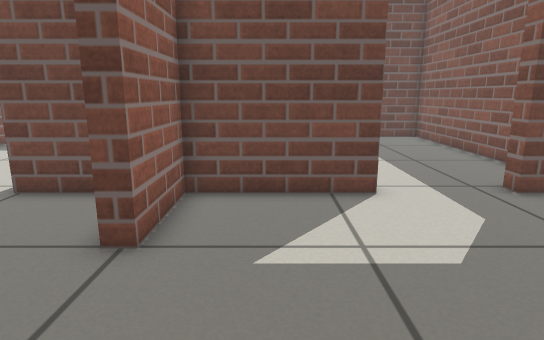
View 1 (above)

16 first-person views from a walk through a robot-simulator world made for Gazebo. The camera is 0.62 m above the floor, tilts 12° down and sees 75° across. The floor is counted in squares, 0.25 m on a side. Each view is taken from the middle of a square. On the plan, view 1 faces up. The plan holds only what a view shows up to about 20 squares ahead; the rest is blank.

View 2
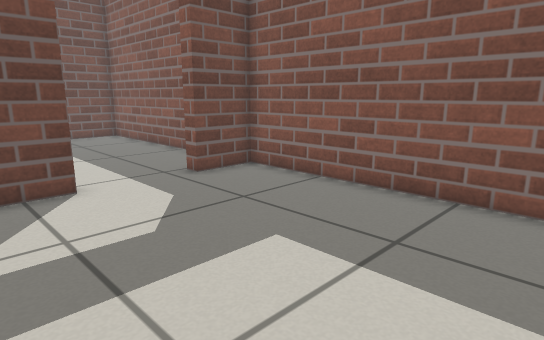

View 3
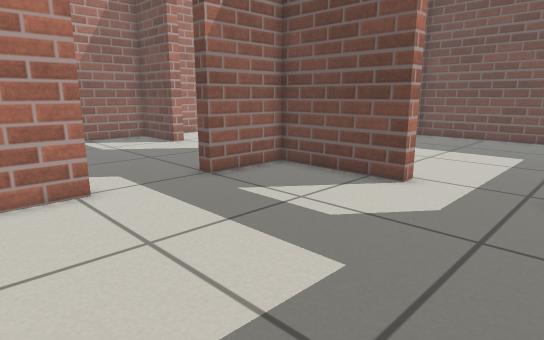

View 4
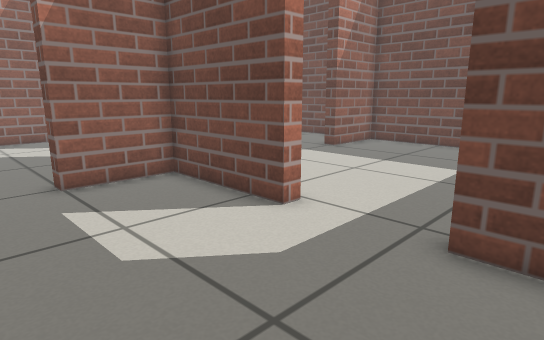

View 5
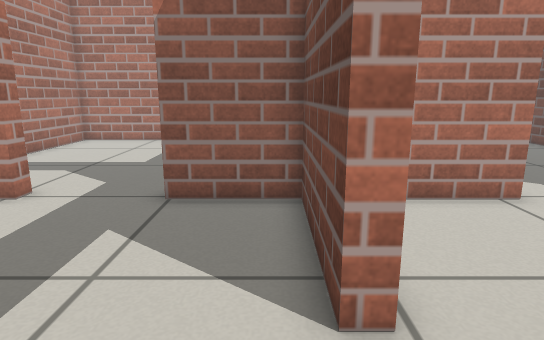

View 6
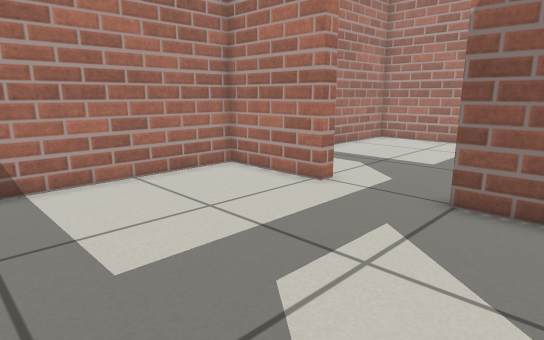

View 7
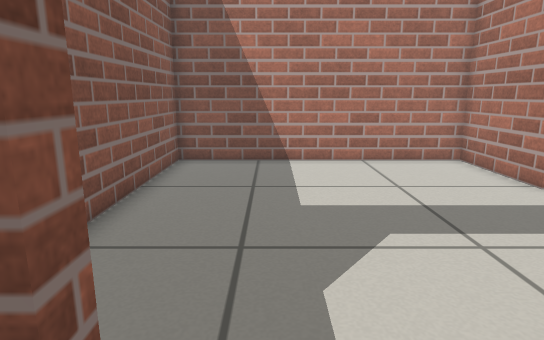

View 8
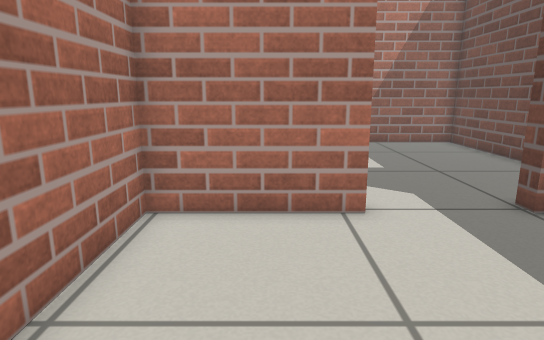

View 9
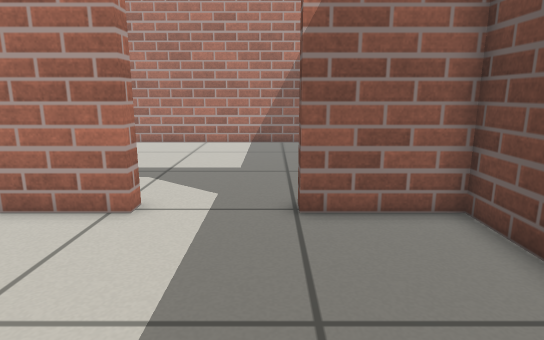

View 10
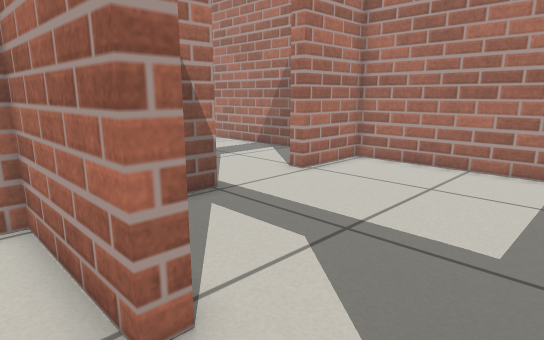

View 11
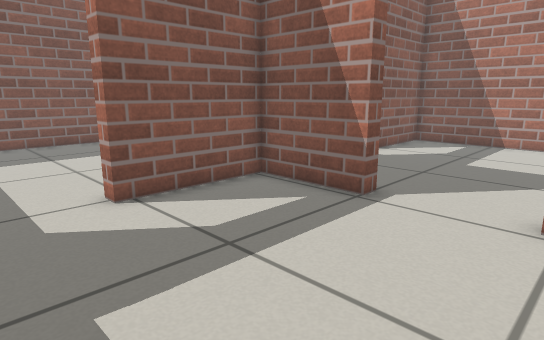

View 12
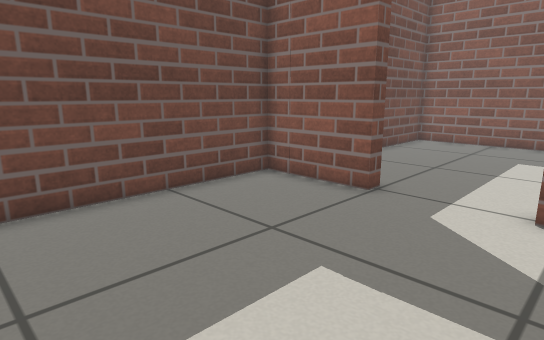

View 13
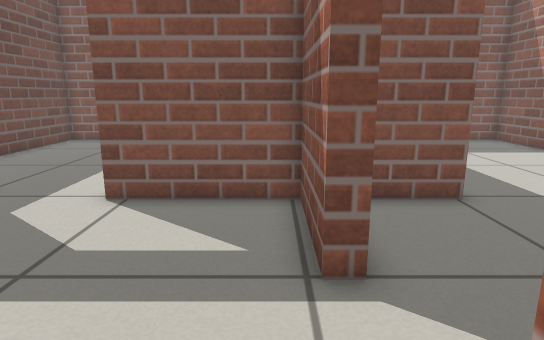

View 14
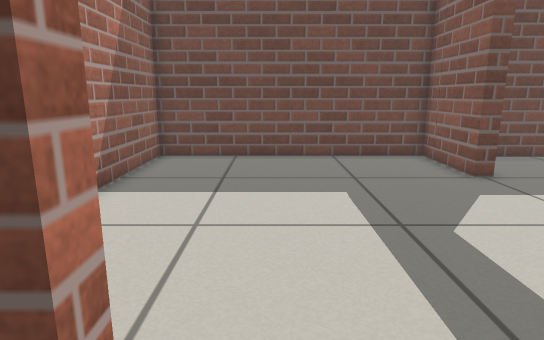

View 15
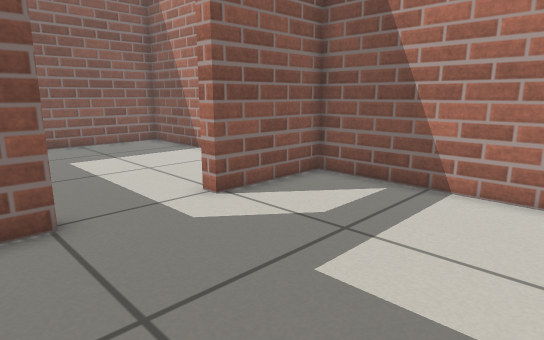

View 16
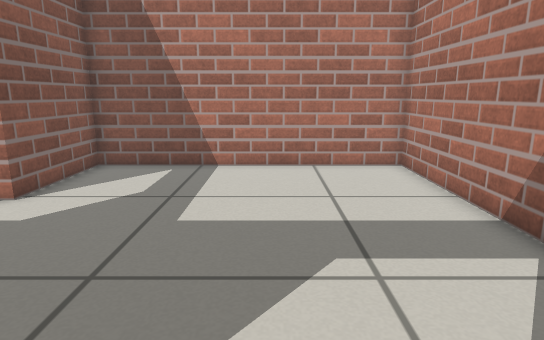

### Floor plan
Ten units are one square. View 1 is at (0, 0); x grows to the right and y downward. Boxes are objects, and circles mark ways between rooms. Rooms are numbered by the first view taken in them; rooms with no view inside come last. Other rooms are left out.
<svg viewBox="-141 -219 232 248">
<path fill="none" stroke="#000" d="M-22 -18 -22 24 86 24 86 -87 63 -87M27 -87 -22 -87 -22 -54M-22 -140 -22 -93 20 -93M86 -102 86 -211 -22 -211 -22 -176M-28 -176 -28 -214 -136 -214 -136 -93 -102 -93M-66 -93 -28 -93 -28 -140M-102 -87 -125 -87M-28 -54 -28 -76M-136 -79 -136 24 -28 24 -28 -18M-45 -87 -66 -87"/>
<circle cx="45" cy="-90" r="3" fill="#2a7"/>
<circle cx="-25" cy="-35" r="3" fill="#2a7"/>
<circle cx="-25" cy="-155" r="3" fill="#2a7"/>
<circle cx="-85" cy="-90" r="3" fill="#2a7"/>
<text x="30" y="-30">1</text>
<text x="30" y="-150">2</text>
<text x="-90" y="-160">3</text>
<text x="-90" y="-30">4</text>
</svg>
Room 1 opens to room 2. Room 1 opens to room 4. Room 2 opens to room 3. Room 3 opens to room 4.

Where each view was taken, in squares from view 1:
view 1: 0 up, 0 right, facing up
view 2: 1 down, 0 right, facing up-right
view 3: 1 down, 7 right, facing up-left
view 4: 3 up, 8 right, facing up-left
view 5: 8 up, 6 right, facing left
view 6: 8 up, 6 right, facing down-left
view 7: 11 up, 5 right, facing down
view 8: 12 up, 5 right, facing left
view 9: 17 up, 5 right, facing left
view 10: 17 up, 1 left, facing down-left
view 11: 17 up, 11 left, facing down-right
view 12: 13 up, 11 left, facing up-right
view 13: 10 up, 11 left, facing right
view 14: 7 up, 9 left, facing up
view 15: 7 up, 10 left, facing down-right
view 16: 10 up, 9 left, facing down
